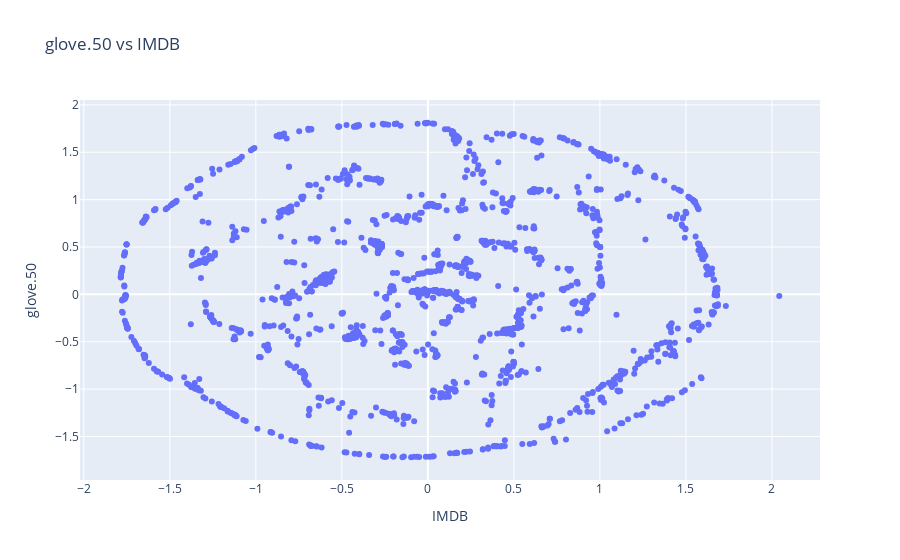

Here is the notebook cell this chart was saved with:
### Code cell
number_of_words = 2000
plot_words(glove_tsne_embds, 0, number_of_words, 1)

### Figure 1 — Plotly figure (JSON) as saved in the notebook; plotly's stock layout.template omitted (floating-point values rounded to 4 significant figures; data arrays with more than 128 entries replaced by an {"elided": "..."} marker saying what was removed)
{"data": [{"mode": "markers", "text": {"elided": "2000 str values"}, "type": "scatter", "x": {"elided": "2000 float values"}, "y": {"elided": "2000 float values"}}], "layout": {"hovermode": "closest", "title": {"text": "glove.50 vs IMDB"}, "xaxis": {"title": {"text": "IMDB"}}, "yaxis": {"title": {"text": "glove.50"}}}}
